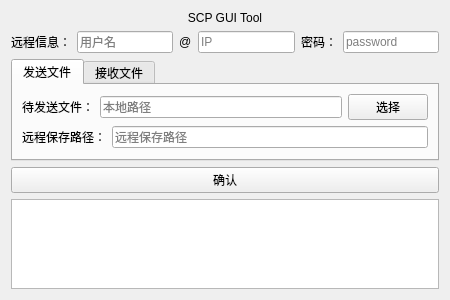
<?xml version="1.0" encoding="UTF-8"?>
<ui version="4.0">
 <class>ScpToolGui</class>
 <widget class="QWidget" name="ScpToolGui">
  <property name="geometry">
   <rect>
    <x>0</x>
    <y>0</y>
    <width>450</width>
    <height>300</height>
   </rect>
  </property>
  <property name="windowTitle">
   <string>ScpGuiTool </string>
  </property>
  <layout class="QVBoxLayout" name="verticalLayout_3">
   <item>
    <widget class="QLabel" name="titleLabel">
     <property name="text">
      <string>SCP GUI Tool</string>
     </property>
     <property name="alignment">
      <set>Qt::AlignCenter</set>
     </property>
    </widget>
   </item>
   <item>
    <layout class="QHBoxLayout" name="horizontalLayout">
     <item>
      <widget class="QLabel" name="infoLabel">
       <property name="text">
        <string>远程信息：</string>
       </property>
      </widget>
     </item>
     <item>
      <widget class="QLineEdit" name="userLineEdit">
       <property name="toolTip">
        <string>远程主机用户名</string>
       </property>
       <property name="placeholderText">
        <string>用户名</string>
       </property>
      </widget>
     </item>
     <item>
      <widget class="QLabel" name="label">
       <property name="text">
        <string>@</string>
       </property>
      </widget>
     </item>
     <item>
      <widget class="QLineEdit" name="ipLineEdit">
       <property name="toolTip">
        <string>远程主机IP地址</string>
       </property>
       <property name="inputMask">
        <string/>
       </property>
       <property name="placeholderText">
        <string>IP</string>
       </property>
      </widget>
     </item>
     <item>
      <widget class="QLabel" name="passwdLabel">
       <property name="text">
        <string>密码：</string>
       </property>
      </widget>
     </item>
     <item>
      <widget class="QLineEdit" name="passwordLineEdit">
       <property name="toolTip">
        <string>远程主机密码</string>
       </property>
       <property name="echoMode">
        <enum>QLineEdit::Password</enum>
       </property>
       <property name="placeholderText">
        <string>password</string>
       </property>
      </widget>
     </item>
    </layout>
   </item>
   <item>
    <widget class="QTabWidget" name="tabWidget">
     <property name="currentIndex">
      <number>0</number>
     </property>
     <widget class="QWidget" name="sendTab">
      <attribute name="title">
       <string>发送文件</string>
      </attribute>
      <layout class="QVBoxLayout" name="verticalLayout">
       <item>
        <layout class="QHBoxLayout" name="horizontalLayout_2">
         <item>
          <widget class="QLabel" name="localFileLabel">
           <property name="text">
            <string>待发送文件：</string>
           </property>
          </widget>
         </item>
         <item>
          <widget class="QLineEdit" name="localFileLineEdit">
           <property name="toolTip">
            <string>本地文件的路径</string>
           </property>
           <property name="placeholderText">
            <string>本地路径</string>
           </property>
          </widget>
         </item>
         <item>
          <widget class="QPushButton" name="localFileButton">
           <property name="toolTip">
            <string>本地文件的路径</string>
           </property>
           <property name="text">
            <string>选择</string>
           </property>
          </widget>
         </item>
        </layout>
       </item>
       <item>
        <layout class="QHBoxLayout" name="horizontalLayout_3">
         <item>
          <widget class="QLabel" name="remoteSaveLabel">
           <property name="text">
            <string>远程保存路径：</string>
           </property>
          </widget>
         </item>
         <item>
          <widget class="QLineEdit" name="remoteSaveLineEdit">
           <property name="toolTip">
            <string>远程主机的保存路径</string>
           </property>
           <property name="placeholderText">
            <string>远程保存路径</string>
           </property>
          </widget>
         </item>
        </layout>
       </item>
      </layout>
     </widget>
     <widget class="QWidget" name="receiveTab">
      <attribute name="title">
       <string>接收文件</string>
      </attribute>
      <layout class="QVBoxLayout" name="verticalLayout_2">
       <item>
        <layout class="QHBoxLayout" name="horizontalLayout_4">
         <item>
          <widget class="QLabel" name="remoteReceiveFileLabel">
           <property name="text">
            <string>待接收文件：</string>
           </property>
          </widget>
         </item>
         <item>
          <widget class="QLineEdit" name="remoteFileLineEdit">
           <property name="toolTip">
            <string>远程主机的文件路径</string>
           </property>
           <property name="placeholderText">
            <string>远程文件路径</string>
           </property>
          </widget>
         </item>
        </layout>
       </item>
       <item>
        <layout class="QHBoxLayout" name="horizontalLayout_5">
         <item>
          <widget class="QLabel" name="localSaveLabel">
           <property name="text">
            <string>保存路径：</string>
           </property>
          </widget>
         </item>
         <item>
          <widget class="QLineEdit" name="localSaveLineEdit">
           <property name="toolTip">
            <string>本地的保存路径</string>
           </property>
           <property name="placeholderText">
            <string>本地保存路径</string>
           </property>
          </widget>
         </item>
         <item>
          <widget class="QPushButton" name="localSaveButton">
           <property name="toolTip">
            <string>本地的保存路径</string>
           </property>
           <property name="text">
            <string>选择</string>
           </property>
          </widget>
         </item>
        </layout>
       </item>
      </layout>
     </widget>
    </widget>
   </item>
   <item>
    <widget class="QPushButton" name="startButton">
     <property name="text">
      <string>确认</string>
     </property>
    </widget>
   </item>
   <item>
    <widget class="QTextBrowser" name="textBrowser">
     <property name="readOnly">
      <bool>true</bool>
     </property>
    </widget>
   </item>
  </layout>
 </widget>
 <resources/>
 <connections/>
</ui>
